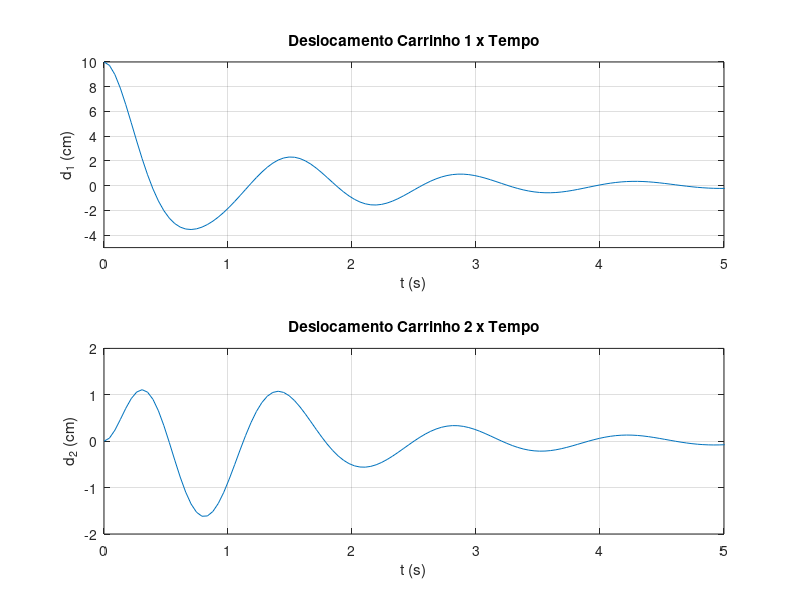
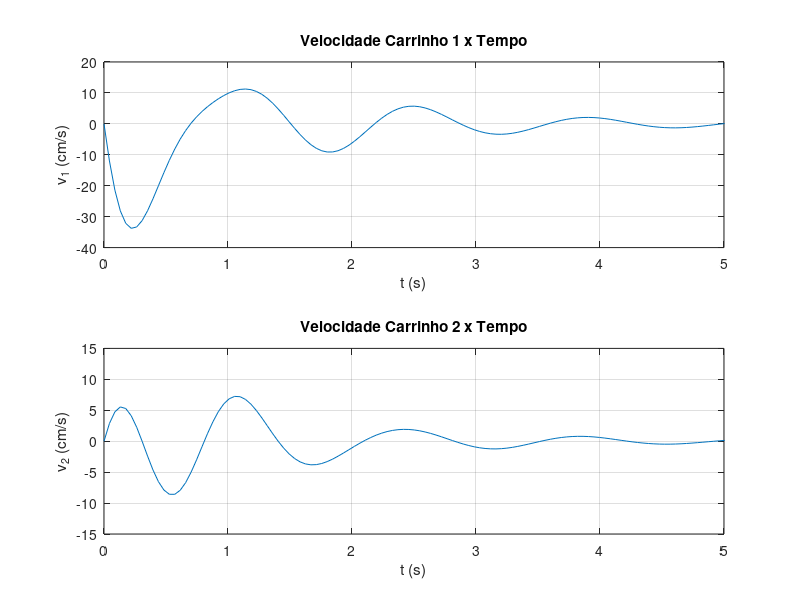

Write MATLAB code to recreate these figures, in order.
clc
clear all
M1 = 5; %massa carrinho 1 em kg
M2 = 20; %massa carrinho 2 em kg
K1 = 150; %constante elástica da mola 1 em N/m
K2 = 700; %constante elástica da mola 2 em N/m
B1 = 15; %constante de amortecimento do amortecedor 1 em N s/m
B2 = 30; %constante de amortecimento do amortecedor 2 em N s/m

%matriz A
A = [0 0 1 0;...
       0 0 0 1;...
      (-K1/M1) (K1/M1) (-B1/M1) (B1/M1);...
      (K1/M2) (-(K1+K2)/M2) (B1/M2) (-(B1+B2)/M2)];

%matriz B
B = [0; 0; 1/M1; 0];

%matriz C
C = [1 0 0 0];

%matriz D
D = 0;

%matriz de estado inicial
x0 = [0.1; 0; 0; 0];

%H é a o numerado da eq de transferencia e o s é o denominador
[H,s] = ss2tf(A,B,C,D)

sys = ss(A,B,C,D);

%simulando o sistema com a matriz de estado inicial
[y,t,x] = initial(sys,x0);



%Plot do comportamento do sistema
subplot(2,1,1)
plot(t,100*y)
title('Deslocamento Carrinho 1 x Tempo')
xlabel('t (s)')
ylabel('d_1 (cm)')
grid
axis([0 5 -5 10])

subplot(2,1,2)
plot(t,100*x(:,2))
title('Deslocamento Carrinho 2 x Tempo')
xlabel('t (s)')
ylabel('d_2 (cm)')
grid
axis([0 5 -2 2])

figure
subplot(2,1,1)
plot(t,100*x(:,3))
title('Velocidade Carrinho 1 x Tempo')
xlabel('t (s)')
ylabel('v_1 (cm/s)')
grid
axis([0 5 -40 20])

subplot(2,1,2)
plot(t,100*x(:,4))
title('Velocidade Carrinho 2 x Tempo')
xlabel('t (s)')
ylabel('v_2 (cm/s)')
grid
axis([0 5 -15 15])
